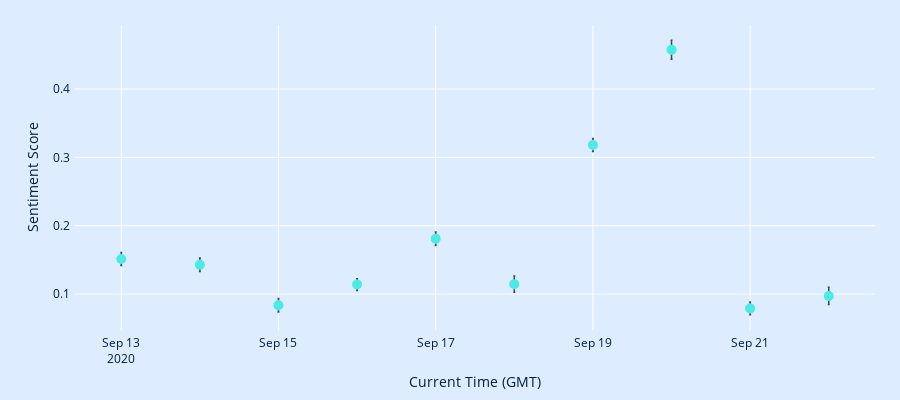

The code cell stored with this chart in its notebook:
### Code cell
# plot the scatter plot
fig_3 = go.Figure(go.Scatter(
    x=[time for time, score in avg_sentiments.items()],
    y=[score[0] for time, score in avg_sentiments.items()],
    error_y={
        "type": "data",
        "array": [score[1]/30 for time, score in avg_sentiments.items()],
        "thickness": 1.5,
        "width": 1,
        "color": "#000",
    },
    name='AAPL',
    mode='markers',
    opacity=0.7,
    marker=dict(color=chart_colors[4], size=10)
))

# specify the layout
fig_3.update_layout(
        xaxis={
            'automargin': False,
            'title': 'Current Time (GMT)',
            'nticks': len(df.Date.unique()),
        },
        yaxis={
            'autorange': True,
            'title': 'Sentiment Score'
        },
        height=400,
        plot_bgcolor=app_color["graph_bg"],
        paper_bgcolor=app_color["graph_bg"],
        font={"color": app_color["graph_font"]},
        autosize=False,
        legend={
            'orientation': 'v',
            # 'xanchor': 'right',
            # 'yanchor': 'middle',
            # 'x': 0.5,
            # 'y': 1.025
        },
        margin=go.layout.Margin(
            l=75,
            r=25,
            b=70,
            t=25,
            pad=4
        ),
    )

fig_3.show()

### Figure 1 — Plotly figure (JSON) as saved in the notebook; plotly's stock layout.template omitted (floating-point values rounded to 4 significant figures)
{"data": [{"error_y": {"array": [0.01263, 0.009314, 0.01381, 0.009483, 0.01184, 0.009961, 0.008544, 0.009967, 0.009905, 0.009472], "color": "#000", "thickness": 1.5, "type": "data", "width": 1}, "marker": {"color": "#0BEBDD", "size": 10}, "mode": "markers", "name": "AAPL", "opacity": 0.7, "type": "scatter", "x": ["2020-09-22", "2020-09-21", "2020-09-20", "2020-09-19", "2020-09-18", "2020-09-17", "2020-09-16", "2020-09-15", "2020-09-14", "2020-09-13"], "y": [0.09723, 0.07906, 0.4575, 0.3181, 0.1145, 0.181, 0.1139, 0.08357, 0.143, 0.1512]}], "layout": {"autosize": false, "font": {"color": "rgb(2, 29, 65)"}, "height": 400, "legend": {"orientation": "v"}, "margin": {"b": 70, "l": 75, "pad": 4, "r": 25, "t": 25}, "paper_bgcolor": "rgb(221, 236, 255)", "plot_bgcolor": "rgb(221, 236, 255)", "xaxis": {"automargin": false, "nticks": 10, "title": {"text": "Current Time (GMT)"}}, "yaxis": {"autorange": true, "title": {"text": "Sentiment Score"}}}}
